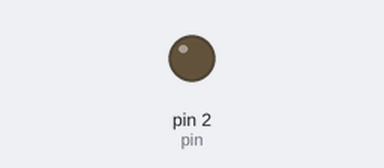
The sketch below on a simulated Arduino Uno, built with avr-gcc and run on an emulated ATmega328P. Parts: output pins drawn as LEDs (lit = HIGH).

Above: at 3.0 s.
At 9.5 s:
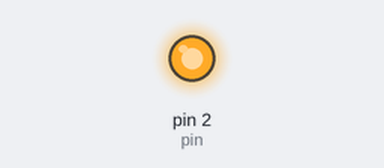
Timing chart, 0 to 16.9 s (numbered marks = the images above):
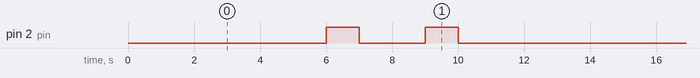

Measured:
- by itself, pin 2 (pin): repeats every 13.0 s: LOW 2.0 s, HIGH 1.0 s, LOW 9.0 s, HIGH 1.0 s
- by itself, everything shown: repeats every 13.0 s, in 4 steps

The sketch:

_7Segment.ino
```cpp
byte seven_seg_digits[10][7] = {
  {
    0,0,0,0,0,0,1                    }
  ,
  {
    1,0,0,1,1,1,1                    }
  ,
  {
    0,0,1,0,0,1,0                    }
  ,
  {
    0,0,0,0,1,1,0                    }
  ,
  {
    1,0,0,1,1,0,0                    }
  ,
  {
    0,1,0,0,1,0,0                    }
  ,
  {
    0,1,0,0,0,0,0                    }
  ,
  {
    0,0,0,1,1,1,1                    }
  ,
  {
    0,0,0,0,0,0,0                    }
  ,
  {
    0,0,0,1,1,0,0                    }
};

void setup() {
  pinMode(2, OUTPUT);
  pinMode(2, OUTPUT);
  pinMode(2, OUTPUT);
  pinMode(2, OUTPUT);
  pinMode(2, OUTPUT);
  pinMode(2, OUTPUT);
  pinMode(2, OUTPUT);
}

void sevenSegWrite(byte digit) {
  byte pin = 2;
  for(byte segCount = 0; segCount < 7; ++segCount) {
    digitalWrite(pin, seven_seg_digits[digit][segCount]);
    ++pin;
  }
}

void loop() {
  for(byte count = 10; count > 0; --count) {
    delay(1000);
    sevenSegWrite(count - 1);
  }
  delay(3000);
}
```
